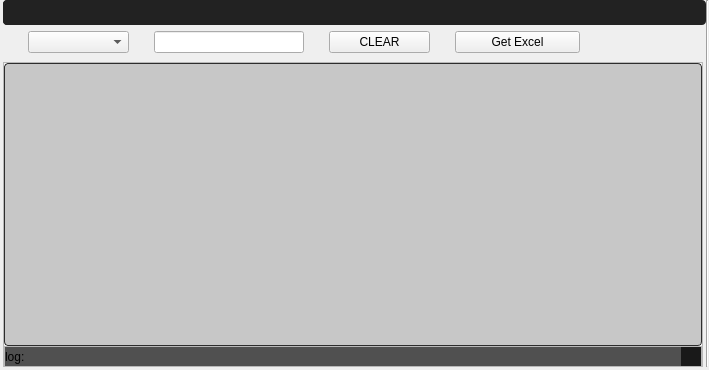
<?xml version="1.0" encoding="UTF-8"?>
<ui version="4.0">
 <class>MainWindow</class>
 <widget class="QMainWindow" name="MainWindow">
  <property name="geometry">
   <rect>
    <x>0</x>
    <y>0</y>
    <width>709</width>
    <height>370</height>
   </rect>
  </property>
  <property name="windowTitle">
   <string>MainWindow</string>
  </property>
  <property name="dockOptions">
   <set>QMainWindow::AllowNestedDocks|QMainWindow::AllowTabbedDocks|QMainWindow::AnimatedDocks|QMainWindow::ForceTabbedDocks|QMainWindow::GroupedDragging|QMainWindow::VerticalTabs</set>
  </property>
  <widget class="QWidget" name="centralwidget">
   <layout class="QGridLayout" name="gridLayout">
    <property name="leftMargin">
     <number>0</number>
    </property>
    <property name="topMargin">
     <number>0</number>
    </property>
    <property name="rightMargin">
     <number>0</number>
    </property>
    <property name="bottomMargin">
     <number>0</number>
    </property>
    <property name="spacing">
     <number>0</number>
    </property>
    <item row="2" column="2">
     <widget class="QFrame" name="mainFrame">
      <property name="sizePolicy">
       <sizepolicy hsizetype="Expanding" vsizetype="Expanding">
        <horstretch>0</horstretch>
        <verstretch>0</verstretch>
       </sizepolicy>
      </property>
      <property name="frameShape">
       <enum>QFrame::StyledPanel</enum>
      </property>
      <property name="frameShadow">
       <enum>QFrame::Raised</enum>
      </property>
      <layout class="QGridLayout" name="gridLayout_4">
       <property name="leftMargin">
        <number>0</number>
       </property>
       <property name="topMargin">
        <number>0</number>
       </property>
       <property name="rightMargin">
        <number>0</number>
       </property>
       <property name="bottomMargin">
        <number>0</number>
       </property>
       <property name="spacing">
        <number>0</number>
       </property>
       <item row="0" column="0">
        <widget class="QTableView" name="tableView">
         <property name="font">
          <font>
           <pointsize>11</pointsize>
          </font>
         </property>
         <property name="styleSheet">
          <string notr="true">QTreeView:branch:selected, QTreeView:branch:hover {
  background: url(&quot;:/qss_icons/rc/transparent.png&quot;);
}

QTreeView:branch:has-siblings:!adjoins-item {
  border-image: url(&quot;:/qss_icons/rc/branch_line.png&quot;) 0;
}

QTreeView:branch:has-siblings:adjoins-item {
  border-image: url(&quot;:/qss_icons/rc/branch_more.png&quot;) 0;
}

QTreeView:branch:!has-children:!has-siblings:adjoins-item {
  border-image: url(&quot;:/qss_icons/rc/branch_end.png&quot;) 0;
}

QTreeView:branch:has-children:!has-siblings:closed, QTreeView:branch:closed:has-children:has-siblings {
  border-image: none;
  image: url(&quot;:/qss_icons/rc/branch_closed.png&quot;);
}

QTreeView:branch:open:has-children:!has-siblings, QTreeView:branch:open:has-children:has-siblings {
  border-image: none;
  image: url(&quot;:/qss_icons/rc/branch_open.png&quot;);
}

QTreeView:branch:has-children:!has-siblings:closed:hover, QTreeView:branch:closed:has-children:has-siblings:hover {
  image: url(&quot;:/qss_icons/rc/branch_closed_focus.png&quot;);
}

QTreeView:branch:open:has-children:!has-siblings:hover, QTreeView:branch:open:has-children:has-siblings:hover {
  image: url(&quot;:/qss_icons/rc/branch_open_focus.png&quot;);
}

QTreeView::indicator:checked,
QListView::indicator:checked {
  image: url(&quot;:/qss_icons/rc/checkbox_checked.png&quot;);
}

QTreeView::indicator:checked:hover, QTreeView::indicator:checked:focus, QTreeView::indicator:checked:pressed,
QListView::indicator:checked:hover,
QListView::indicator:checked:focus,
QListView::indicator:checked:pressed {
  image: url(&quot;:/qss_icons/rc/checkbox_checked_focus.png&quot;);
}

QTreeView::indicator:unchecked,
QListView::indicator:unchecked {
  image: url(&quot;:/qss_icons/rc/checkbox_unchecked.png&quot;);
}

QTreeView::indicator:unchecked:hover, QTreeView::indicator:unchecked:focus, QTreeView::indicator:unchecked:pressed,
QListView::indicator:unchecked:hover,
QListView::indicator:unchecked:focus,
QListView::indicator:unchecked:pressed {
  image: url(&quot;:/qss_icons/rc/checkbox_unchecked_focus.png&quot;);
}

QTreeView::indicator:indeterminate,
QListView::indicator:indeterminate {
  image: url(&quot;:/qss_icons/rc/checkbox_indeterminate.png&quot;);
}

QTreeView::indicator:indeterminate:hover, QTreeView::indicator:indeterminate:focus, QTreeView::indicator:indeterminate:pressed,
QListView::indicator:indeterminate:hover,
QListView::indicator:indeterminate:focus,
QListView::indicator:indeterminate:pressed {
  image: url(&quot;:/qss_icons/rc/checkbox_indeterminate_focus.png&quot;);
}

QTreeView,
QListView,
QTableView,
QColumnView {
  background-color: #c7c7c7;
  border: 1px solid #2d2d2d;
  color: #000000;
  gridline-color: #2d2d2d;
  border-radius: 4px;
}

QTreeView:disabled,
QListView:disabled,
QTableView:disabled,
QColumnView:disabled {
  background-color: #c7c7c7;
  color: #000000;
}

QTreeView:selected,
QListView:selected,
QTableView:selected,
QColumnView:selected {
  background-color: #c7c7c7;
  color: #000000;
}

QTreeView:hover,
QListView:hover,
QTableView:hover,
QColumnView:hover {
  background-color: #c7c7c7;
  border: 1px solid #148CD2;
}

QTreeView::item:pressed,
QListView::item:pressed,
QTableView::item:pressed,
QColumnView::item:pressed {
  background-color: #c7c7c7;
}

QTreeView::item:selected:hover,
QListView::item:selected:hover,
QTableView::item:selected:hover,
QColumnView::item:selected:hover {
  background: #c7c7c7;
  color: #000000;
}

QTreeView::item:selected:active,
QListView::item:selected:active,
QTableView::item:selected:active,
QColumnView::item:selected:active {
background-color: palette(highlight);
 color: palette(highlightedText);
}

QTreeView::item:!selected:hover,
QListView::item:!selected:hover,
QTableView::item:!selected:hover,
QColumnView::item:!selected:hover {
  outline: 0;
  color: #148CD2;
  background-color: #2d2d2d;
}

QTableCornerButton::section {
  background-color: #282828;
  border: 1px transparent #2d2d2d;
  border-radius: 0px;
}
</string>
         </property>
         <property name="selectionBehavior">
          <enum>QAbstractItemView::SelectRows</enum>
         </property>
         <property name="showGrid">
          <bool>false</bool>
         </property>
         <property name="sortingEnabled">
          <bool>true</bool>
         </property>
         <attribute name="verticalHeaderDefaultSectionSize">
          <number>23</number>
         </attribute>
        </widget>
       </item>
       <item row="1" column="0">
        <widget class="QFrame" name="StatusBar">
         <property name="minimumSize">
          <size>
           <width>0</width>
           <height>20</height>
          </size>
         </property>
         <property name="maximumSize">
          <size>
           <width>16777215</width>
           <height>20</height>
          </size>
         </property>
         <property name="frameShape">
          <enum>QFrame::StyledPanel</enum>
         </property>
         <property name="frameShadow">
          <enum>QFrame::Raised</enum>
         </property>
         <layout class="QGridLayout" name="gridLayout_7">
          <property name="leftMargin">
           <number>0</number>
          </property>
          <property name="topMargin">
           <number>0</number>
          </property>
          <property name="rightMargin">
           <number>0</number>
          </property>
          <property name="bottomMargin">
           <number>0</number>
          </property>
          <property name="spacing">
           <number>0</number>
          </property>
          <item row="0" column="0">
           <widget class="QLabel" name="label">
            <property name="minimumSize">
             <size>
              <width>0</width>
              <height>20</height>
             </size>
            </property>
            <property name="styleSheet">
             <string notr="true">background-color: rgb(80, 80, 80);
  border-radius: 0
px;</string>
            </property>
            <property name="text">
             <string>log:</string>
            </property>
            <property name="wordWrap">
             <bool>true</bool>
            </property>
           </widget>
          </item>
          <item row="0" column="1">
           <widget class="QFrame" name="gripFolio">
            <property name="minimumSize">
             <size>
              <width>0</width>
              <height>20</height>
             </size>
            </property>
            <property name="maximumSize">
             <size>
              <width>20</width>
              <height>20</height>
             </size>
            </property>
            <property name="styleSheet">
             <string notr="true">background-color: rgb(25,25,25);
  border-radius: 0px;</string>
            </property>
            <property name="frameShape">
             <enum>QFrame::StyledPanel</enum>
            </property>
            <property name="frameShadow">
             <enum>QFrame::Raised</enum>
            </property>
            <property name="lineWidth">
             <number>0</number>
            </property>
           </widget>
          </item>
         </layout>
        </widget>
       </item>
      </layout>
     </widget>
    </item>
    <item row="0" column="1" colspan="3">
     <widget class="QWidget" name="indexBar" native="true">
      <property name="sizePolicy">
       <sizepolicy hsizetype="Preferred" vsizetype="Minimum">
        <horstretch>0</horstretch>
        <verstretch>0</verstretch>
       </sizepolicy>
      </property>
      <property name="minimumSize">
       <size>
        <width>0</width>
        <height>0</height>
       </size>
      </property>
      <property name="styleSheet">
       <string notr="true">QTreeView:branch:selected, QTreeView:branch:hover {
  background: url(&quot;:/qss_icons/rc/transparent.png&quot;);
}

QTreeView:branch:has-siblings:!adjoins-item {
  border-image: url(&quot;:/qss_icons/rc/branch_line.png&quot;) 0;
}

QTreeView:branch:has-siblings:adjoins-item {
  border-image: url(&quot;:/qss_icons/rc/branch_more.png&quot;) 0;
}

QTreeView:branch:!has-children:!has-siblings:adjoins-item {
  border-image: url(&quot;:/qss_icons/rc/branch_end.png&quot;) 0;
}

QTreeView:branch:has-children:!has-siblings:closed, QTreeView:branch:closed:has-children:has-siblings {
  border-image: none;
  image: url(&quot;:/qss_icons/rc/branch_closed.png&quot;);
}

QTreeView:branch:open:has-children:!has-siblings, QTreeView:branch:open:has-children:has-siblings {
  border-image: none;
  image: url(&quot;:/qss_icons/rc/branch_open.png&quot;);
}

QTreeView:branch:has-children:!has-siblings:closed:hover, QTreeView:branch:closed:has-children:has-siblings:hover {
  image: url(&quot;:/qss_icons/rc/branch_closed_focus.png&quot;);
}

QTreeView:branch:open:has-children:!has-siblings:hover, QTreeView:branch:open:has-children:has-siblings:hover {
  image: url(&quot;:/qss_icons/rc/branch_open_focus.png&quot;);
}

QTreeView::indicator:checked,
QListView::indicator:checked {
  image: url(&quot;:/qss_icons/rc/checkbox_checked.png&quot;);
}

QTreeView::indicator:checked:hover, QTreeView::indicator:checked:focus, QTreeView::indicator:checked:pressed,
QListView::indicator:checked:hover,
QListView::indicator:checked:focus,
QListView::indicator:checked:pressed {
  image: url(&quot;:/qss_icons/rc/checkbox_checked_focus.png&quot;);
}

QTreeView::indicator:unchecked,
QListView::indicator:unchecked {
  image: url(&quot;:/qss_icons/rc/checkbox_unchecked.png&quot;);
}

QTreeView::indicator:unchecked:hover, QTreeView::indicator:unchecked:focus, QTreeView::indicator:unchecked:pressed,
QListView::indicator:unchecked:hover,
QListView::indicator:unchecked:focus,
QListView::indicator:unchecked:pressed {
  image: url(&quot;:/qss_icons/rc/checkbox_unchecked_focus.png&quot;);
}

QTreeView::indicator:indeterminate,
QListView::indicator:indeterminate {
  image: url(&quot;:/qss_icons/rc/checkbox_indeterminate.png&quot;);
}

QTreeView::indicator:indeterminate:hover, QTreeView::indicator:indeterminate:focus, QTreeView::indicator:indeterminate:pressed,
QListView::indicator:indeterminate:hover,
QListView::indicator:indeterminate:focus,
QListView::indicator:indeterminate:pressed {
  image: url(&quot;:/qss_icons/rc/checkbox_indeterminate_focus.png&quot;);
}

QTreeView,
QListView,
QTableView,
QColumnView {
  background-color: #ffffff;
  border: 1px solid #2d2d2d;
  color: #F0F0F0;
  gridline-color: #2d2d2d;
  border-radius: 4px;
}

QTreeView:disabled,
QListView:disabled,
QTableView:disabled,
QColumnView:disabled {
  background-color: #1e1e1e;
  color: #787878;
}

QTreeView:selected,
QListView:selected,
QTableView:selected,
QColumnView:selected {
  background-color: #ffffff;
  color: #2d2d2d;
}

QTreeView:hover,
QListView:hover,
QTableView:hover,
QColumnView:hover {
  background-color: #ffffff;
  border: 1px solid #148CD2;
}

QTreeView::item:pressed,
QListView::item:pressed,
QTableView::item:pressed,
QColumnView::item:pressed {
  background-color: #ffffff;
}

QTreeView::item:selected:hover,
QListView::item:selected:hover,
QTableView::item:selected:hover,
QColumnView::item:selected:hover {
  background: #ffffff;
  color: #282828;
}

QTreeView::item:selected:active,
QListView::item:selected:active,
QTableView::item:selected:active,
QColumnView::item:selected:active {
background-color: palette(highlight);
 color: palette(highlightedText);
}

QTreeView::item:!selected:hover,
QListView::item:!selected:hover,
QTableView::item:!selected:hover,
QColumnView::item:!selected:hover {
  outline: 0;
  color: #148CD2;
  background-color: #2d2d2d;
}

QTableCornerButton::section {
  background-color: #282828;
  border: 1px transparent #2d2d2d;
  border-radius: 0px;
}
</string>
      </property>
      <layout class="QGridLayout" name="gridLayout_2">
       <property name="leftMargin">
        <number>0</number>
       </property>
       <property name="topMargin">
        <number>0</number>
       </property>
       <property name="rightMargin">
        <number>0</number>
       </property>
       <property name="bottomMargin">
        <number>6</number>
       </property>
       <property name="horizontalSpacing">
        <number>0</number>
       </property>
       <property name="verticalSpacing">
        <number>6</number>
       </property>
       <item row="0" column="0" colspan="11">
        <widget class="QFrame" name="headerFrame">
         <property name="sizePolicy">
          <sizepolicy hsizetype="Expanding" vsizetype="Maximum">
           <horstretch>0</horstretch>
           <verstretch>0</verstretch>
          </sizepolicy>
         </property>
         <property name="minimumSize">
          <size>
           <width>0</width>
           <height>0</height>
          </size>
         </property>
         <property name="styleSheet">
          <string notr="true">/* (dot) .QFrame  fix #141, #126, #123 */
.QFrame {
background-color: #222222;
  border-radius: 4px;
  border: 0px solid transparent;

  /* No frame */
  /* HLine */
  /* HLine */
}

.QFrame[frameShape=&quot;0&quot;] {
  border-radius: 4px;
  border: 1px transparent #2d2d2d;
}

.QFrame[frameShape=&quot;4&quot;] {
  max-height: 2px;
  border: none;
  background-color: #2d2d2d;
}

.QFrame[frameShape=&quot;5&quot;] {
  max-width: 2px;
  border: none;
  background-color: #2d2d2d;
}

</string>
         </property>
         <property name="frameShape">
          <enum>QFrame::Box</enum>
         </property>
         <property name="frameShadow">
          <enum>QFrame::Sunken</enum>
         </property>
         <layout class="QGridLayout" name="gridLayout_6">
          <property name="leftMargin">
           <number>0</number>
          </property>
          <property name="topMargin">
           <number>0</number>
          </property>
          <property name="rightMargin">
           <number>0</number>
          </property>
          <property name="bottomMargin">
           <number>0</number>
          </property>
          <property name="spacing">
           <number>0</number>
          </property>
          <item row="0" column="2" alignment="Qt::AlignRight|Qt::AlignTop">
           <widget class="QFrame" name="btnframe_3">
            <property name="sizePolicy">
             <sizepolicy hsizetype="Expanding" vsizetype="Expanding">
              <horstretch>0</horstretch>
              <verstretch>0</verstretch>
             </sizepolicy>
            </property>
            <property name="minimumSize">
             <size>
              <width>0</width>
              <height>25</height>
             </size>
            </property>
            <property name="maximumSize">
             <size>
              <width>16777215</width>
              <height>25</height>
             </size>
            </property>
            <property name="styleSheet">
             <string notr="true">background-color: transparent;</string>
            </property>
            <property name="frameShape">
             <enum>QFrame::StyledPanel</enum>
            </property>
            <property name="frameShadow">
             <enum>QFrame::Raised</enum>
            </property>
            <layout class="QHBoxLayout" name="horizontalLayout_3">
             <property name="spacing">
              <number>0</number>
             </property>
             <property name="leftMargin">
              <number>0</number>
             </property>
             <property name="topMargin">
              <number>0</number>
             </property>
             <property name="rightMargin">
              <number>0</number>
             </property>
             <property name="bottomMargin">
              <number>0</number>
             </property>
             <item alignment="Qt::AlignTop">
              <widget class="QPushButton" name="bt_min_3">
               <property name="sizePolicy">
                <sizepolicy hsizetype="Expanding" vsizetype="Expanding">
                 <horstretch>0</horstretch>
                 <verstretch>0</verstretch>
                </sizepolicy>
               </property>
               <property name="minimumSize">
                <size>
                 <width>35</width>
                 <height>25</height>
                </size>
               </property>
               <property name="maximumSize">
                <size>
                 <width>35</width>
                 <height>25</height>
                </size>
               </property>
               <property name="styleSheet">
                <string notr="true">QPushButton {
  background-color: transparent;
  border: 1px solid transparent;

}
QPushButton:hover {
  background-color: #148CD2;    
}
</string>
               </property>
               <property name="text">
                <string/>
               </property>
               <property name="icon">
                <iconset resource="C:/Users/HP/Desktop/Autotrader-Reborn2.1/Resourses/icons/icons.qrc">
                 <normaloff>:/icon1/minus.svg</normaloff>:/icon1/minus.svg</iconset>
               </property>
               <property name="iconSize">
                <size>
                 <width>15</width>
                 <height>15</height>
                </size>
               </property>
              </widget>
             </item>
             <item alignment="Qt::AlignRight|Qt::AlignTop">
              <widget class="QPushButton" name="bt_close_3">
               <property name="sizePolicy">
                <sizepolicy hsizetype="Maximum" vsizetype="Maximum">
                 <horstretch>0</horstretch>
                 <verstretch>0</verstretch>
                </sizepolicy>
               </property>
               <property name="minimumSize">
                <size>
                 <width>35</width>
                 <height>25</height>
                </size>
               </property>
               <property name="maximumSize">
                <size>
                 <width>35</width>
                 <height>25</height>
                </size>
               </property>
               <property name="styleSheet">
                <string notr="true">QPushButton {
  background-color: transparent;
  border: 1px solid transparent;

}
QPushButton:hover {
  background-color: #148CD2;    
}
</string>
               </property>
               <property name="text">
                <string/>
               </property>
               <property name="icon">
                <iconset resource="C:/Users/HP/Desktop/Autotrader-Reborn2.1/Resourses/icons/icons.qrc">
                 <normaloff>:/icon1/x.svg</normaloff>:/icon1/x.svg</iconset>
               </property>
               <property name="iconSize">
                <size>
                 <width>15</width>
                 <height>15</height>
                </size>
               </property>
              </widget>
             </item>
            </layout>
           </widget>
          </item>
          <item row="0" column="1">
           <widget class="QFrame" name="frame_4">
            <property name="sizePolicy">
             <sizepolicy hsizetype="Expanding" vsizetype="Preferred">
              <horstretch>0</horstretch>
              <verstretch>0</verstretch>
             </sizepolicy>
            </property>
            <property name="minimumSize">
             <size>
              <width>0</width>
              <height>25</height>
             </size>
            </property>
            <property name="maximumSize">
             <size>
              <width>16777215</width>
              <height>25</height>
             </size>
            </property>
            <property name="frameShape">
             <enum>QFrame::StyledPanel</enum>
            </property>
            <property name="frameShadow">
             <enum>QFrame::Raised</enum>
            </property>
           </widget>
          </item>
         </layout>
        </widget>
       </item>
       <item row="1" column="1" rowspan="2">
        <widget class="QComboBox" name="cbHeads"/>
       </item>
       <item row="1" column="3" rowspan="2">
        <widget class="QLineEdit" name="le_text">
         <property name="maximumSize">
          <size>
           <width>150</width>
           <height>16777215</height>
          </size>
         </property>
        </widget>
       </item>
       <item row="1" column="4" rowspan="2">
        <widget class="Line" name="line_10">
         <property name="minimumSize">
          <size>
           <width>10</width>
           <height>0</height>
          </size>
         </property>
         <property name="maximumSize">
          <size>
           <width>25</width>
           <height>16777215</height>
          </size>
         </property>
         <property name="styleSheet">
          <string notr="true">background-color:transparent</string>
         </property>
         <property name="orientation">
          <enum>Qt::Horizontal</enum>
         </property>
        </widget>
       </item>
       <item row="1" column="5" rowspan="2">
        <widget class="QPushButton" name="pbClearfilter">
         <property name="maximumSize">
          <size>
           <width>200</width>
           <height>16777215</height>
          </size>
         </property>
         <property name="text">
          <string>CLEAR</string>
         </property>
        </widget>
       </item>
       <item row="1" column="6" rowspan="2">
        <widget class="Line" name="line_7">
         <property name="minimumSize">
          <size>
           <width>10</width>
           <height>0</height>
          </size>
         </property>
         <property name="maximumSize">
          <size>
           <width>25</width>
           <height>16777215</height>
          </size>
         </property>
         <property name="styleSheet">
          <string notr="true">background-color: transparent;</string>
         </property>
         <property name="orientation">
          <enum>Qt::Horizontal</enum>
         </property>
        </widget>
       </item>
       <item row="1" column="7" rowspan="2" colspan="2">
        <widget class="QPushButton" name="pbGetExcel">
         <property name="maximumSize">
          <size>
           <width>200</width>
           <height>16777215</height>
          </size>
         </property>
         <property name="text">
          <string>Get Excel</string>
         </property>
        </widget>
       </item>
       <item row="1" column="9" rowspan="2">
        <widget class="Line" name="line_13">
         <property name="minimumSize">
          <size>
           <width>10</width>
           <height>0</height>
          </size>
         </property>
         <property name="maximumSize">
          <size>
           <width>16777215</width>
           <height>16777215</height>
          </size>
         </property>
         <property name="styleSheet">
          <string notr="true">background-color:transparent</string>
         </property>
         <property name="orientation">
          <enum>Qt::Horizontal</enum>
         </property>
        </widget>
       </item>
       <item row="2" column="0">
        <widget class="Line" name="line_14">
         <property name="minimumSize">
          <size>
           <width>10</width>
           <height>0</height>
          </size>
         </property>
         <property name="maximumSize">
          <size>
           <width>25</width>
           <height>16777215</height>
          </size>
         </property>
         <property name="styleSheet">
          <string notr="true">background-color: transparent;</string>
         </property>
         <property name="orientation">
          <enum>Qt::Horizontal</enum>
         </property>
        </widget>
       </item>
       <item row="2" column="2">
        <widget class="Line" name="line_12">
         <property name="minimumSize">
          <size>
           <width>10</width>
           <height>0</height>
          </size>
         </property>
         <property name="maximumSize">
          <size>
           <width>25</width>
           <height>16777215</height>
          </size>
         </property>
         <property name="styleSheet">
          <string notr="true">background-color: transparent;</string>
         </property>
         <property name="orientation">
          <enum>Qt::Horizontal</enum>
         </property>
        </widget>
       </item>
       <item row="2" column="8">
        <widget class="Line" name="line_11">
         <property name="minimumSize">
          <size>
           <width>10</width>
           <height>0</height>
          </size>
         </property>
         <property name="maximumSize">
          <size>
           <width>25</width>
           <height>16777215</height>
          </size>
         </property>
         <property name="styleSheet">
          <string notr="true">background-color: transparent;</string>
         </property>
         <property name="orientation">
          <enum>Qt::Horizontal</enum>
         </property>
        </widget>
       </item>
       <item row="2" column="10">
        <widget class="Line" name="line_9">
         <property name="minimumSize">
          <size>
           <width>10</width>
           <height>0</height>
          </size>
         </property>
         <property name="maximumSize">
          <size>
           <width>25</width>
           <height>16777215</height>
          </size>
         </property>
         <property name="styleSheet">
          <string notr="true">background-color: transparent;</string>
         </property>
         <property name="orientation">
          <enum>Qt::Horizontal</enum>
         </property>
        </widget>
       </item>
      </layout>
     </widget>
    </item>
    <item row="3" column="1">
     <widget class="Line" name="line_18">
      <property name="orientation">
       <enum>Qt::Horizontal</enum>
      </property>
     </widget>
    </item>
    <item row="2" column="0">
     <widget class="Line" name="line">
      <property name="styleSheet">
       <string notr="true">background-color: transparent;</string>
      </property>
      <property name="orientation">
       <enum>Qt::Vertical</enum>
      </property>
     </widget>
    </item>
    <item row="2" column="3">
     <widget class="Line" name="line_3">
      <property name="styleSheet">
       <string notr="true">background-color: transparent;</string>
      </property>
      <property name="orientation">
       <enum>Qt::Vertical</enum>
      </property>
     </widget>
    </item>
    <item row="0" column="4" rowspan="3">
     <widget class="Line" name="line_17">
      <property name="orientation">
       <enum>Qt::Vertical</enum>
      </property>
     </widget>
    </item>
    <item row="1" column="2">
     <widget class="Line" name="line_2">
      <property name="styleSheet">
       <string notr="true">background-color: transparent;</string>
      </property>
      <property name="orientation">
       <enum>Qt::Horizontal</enum>
      </property>
     </widget>
    </item>
   </layout>
  </widget>
 </widget>
 <resources>
  <include location="C:/Users/HP/Desktop/Autotrader-Reborn2.1/Resourses/icons/icons.qrc"/>
 </resources>
 <connections/>
</ui>
